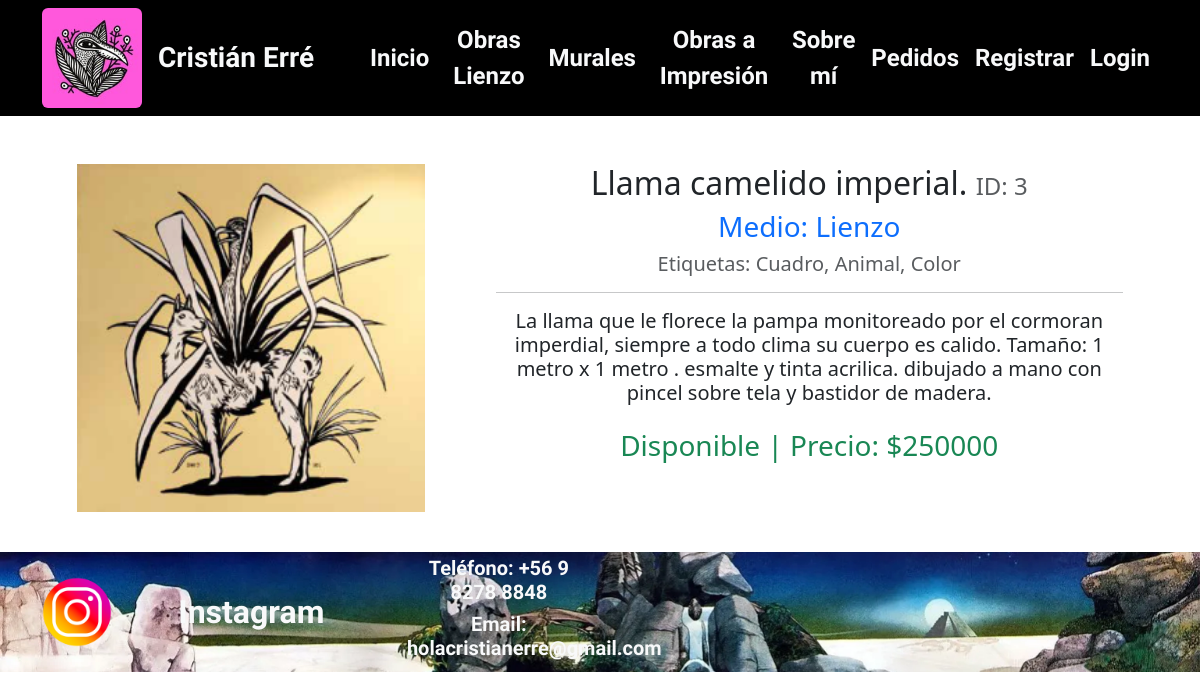
Screenshot of /catalogo/obras/3 with the database file from the repository.
### catalogo/models.py (models this page shows, shortened)
class Obra(models.Model):
    titulo = models.CharField(max_length = 50, verbose_name = "Titulo")
    imagen = models.ImageField(upload_to = "obras", null = True, blank = True, verbose_name = "Imagen")
    medio = models.CharField(max_length = 50, default = "Lienzo", choices = obras_medios, verbose_name = "Medio de Obra")
    etiquetas = models.ManyToManyField(Etiqueta, verbose_name = "etiquetas")
    precio = models.IntegerField(validators=[MinValueValidator(0)], verbose_name = "Precio")
    estado = models.CharField(max_length = 50, default = "Normal", choices = obras_estados, verbose_name = "Estado del producto")
    created = models.DateTimeField(auto_now = True, verbose_name = "Fecha de creación")
    updated = models.DateTimeField(auto_now_add = True, verbose_name = "Última vez editado")
    class Meta:
        verbose_name = "Obra"
        verbose_name_plural = "Obras"

class Etiqueta(models.Model):
    nombre = models.CharField(max_length = 15, verbose_name = "Nombre")
    descripcion = models.CharField(max_length = 70, default = "", verbose_name = "Descripción")
    created = models.DateTimeField(auto_now = True, verbose_name = "Fecha de creación")
    updated = models.DateTimeField(auto_now_add = True, verbose_name = "Fecha de edición")
    class Meta:
        verbose_name = "Etiqueta"
        verbose_name_plural = "Etiquetas"

class Publicacion(models.Model):
    descripcion = models.TextField(null = True, blank = True, verbose_name = "Descripción")
    fuente_de_texto = models.CharField(max_length=20, choices=fuentes_de_texto, default="base", verbose_name="Fuente de texto")
    obra = models.ForeignKey(Obra, on_delete=models.CASCADE, verbose_name="Cita de publicación")
    created = models.DateTimeField(auto_now = True, verbose_name = "Fecha de creación")
    updated = models.DateTimeField(auto_now_add = True, verbose_name = "Última vez editado")
    class Meta:
        verbose_name = "publicación"
        verbose_name_plural = "publicaciones"

### catalogo/views.py (the view)
# urls.py: path('obras/<int:obra_id>', views.detalles, name = "obra"),
def detalles(req, obra_id):
    obra = Obra.objects.get(id = obra_id)
    publicacion = Publicacion.objects.get(obra__id = obra_id)
    return render(req, 'catalogo/detalles.html', {"obra": obra, "publicacion": publicacion})

### core/processors.py (called while the page is built)
def ctx_dict(request):
    ctx = {
        "nombre_pagina": "Cristián Erré",
        "LINK_INSTAGRAM": "https://www.instagram.com/cristian_erre/"
    }
    return ctx

### catalogo/templates/catalogo/detalles.html (shortened to what this page needs)
{% extends 'core/base.html' %}
{% load static %}
{% block contenido %}
<section class="contenido container">
    <div class="row mb-3 justify-content-around">
        <img class="img-fluid col-4" src="{{ obra.imagen.url }}" alt="obra">
        <div class="col-7">
            <h2>{{ obra.titulo }} <span class="text-muted fs-4">ID: {{ obra.id }}</span></h2>
            <h3 class="text-primary">Medio: {{ obra.medio }}</h3>
            <h5 class="text-muted">
                Etiquetas:
                    {% for e in obra.etiquetas.all %}
                        {{ e.nombre }}{% if not forloop.last %}, {% endif %}
                    {% endfor %}
            </h5>
            <hr>
            <h4 class="fs-5 mb-4 {% if publicacion.fuente_de_texto == 'oswald' %}oswald{% endif %}">{{ publicacion.descripcion }}</h4>
            <h3 class="text-success">{{ obra.estado }} | Precio: ${{ obra.precio }}</h3>
        </div>
    </div>
</section>
{% endblock %}

### catalogo/static/catalogo/style/styles.css (style rules this page uses)
body { background-color: rgb(255, 255, 255); }

### rows the page displays
Obra: imagen (picture), titulo "Llama camelido imperial.", id "3", medio "Lienzo", estado "Disponible", precio "250000"
Etiqueta: nombre "Cuadro"
Etiqueta: nombre "Animal"
Etiqueta: nombre "Color"
Publicacion: descripcion "La llama que le florece la pampa monitoreado por el cormoran imperdial, siempre a todo clima su cuerpo es calido. Tamaño: 1 metro x 1 metro . esmalte y tinta acrilica. dibujado a mano con pincel sobre tela y bastidor de madera."

### other values shown
{{ nombre_pagina }} "Cristián Erré"
